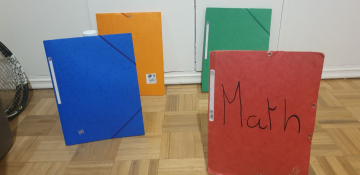
%> input picture 03 - Stereo disparity/data/1.png, 360 x 175 px
$ octave main.m   (GNU Octave 9; MATLAB toolbox functions it lacks are replaced by stand-ins)
%> lines starting %> are read from the running program, lines starting %| are printed output that depends on the picture
%%%%%%%%%%%%%%%%%%%%%%%%%%%%%%%%%%%%%%%%%%%%
%           Luis ROSARIO TREMOULET         %
%                                          %
%      Tratemiento digital de imagenes     %
%                Parte 3                   %
%%%%%%%%%%%%%%%%%%%%%%%%%%%%%%%%%%%%%%%%%%%%%

clear all;
close all;

%% Selección de los parametros

left_path = 'data/1.png';
right_path = 'data/2.png';
kernel_size = 11;
thresh = 2;
thresh1 = 50;
thresh2 = 1000;
thresh3 = 10000;

%% Cargar las imagenes

left_img = imread(left_path);
%> left_img is the input picture: size 175x360x3 uint8; mean R, G, B 143.2, 122.4, 114.8
right_img = imread(right_path);
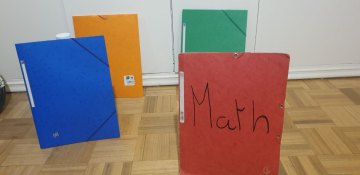
%> input picture 03 - Stereo disparity/data/2.png, 360 x 175 px
%> right_img is the input picture: size 175x360x3 uint8; mean R, G, B 147.5, 125.8, 117.9

%% Si imagen RGB -> Grayscale

if size(left_img, 3) == 3
    left_img = rgb2gray(left_img);
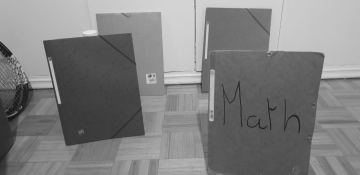
%> left_img: size 175x360 uint8; min 21, max 231, mean 127.8
end

if size(right_img, 3) == 3
    right_img = rgb2gray(right_img);
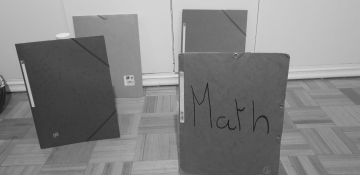
%> right_img: size 175x360 uint8; min 28, max 230, mean 131.4
end

%% Ver las imagenes originales
[height, width] = size(left_img);
%> height = 175; width = 360

% left
figure;
imshow(left_img);
title ('Original left');

%% right
figure;
imshow(right_img);
title ('Original right');

%% Inicializamos una mascara / imagen de unos y de zeros

mask = ones(height - kernel_size + 1, width - kernel_size + 1) * thresh;
final_img = zeros(height - kernel_size + 1, width - kernel_size + 1);

mask1 = ones(height - kernel_size + 1, width - kernel_size + 1) * thresh1;
final_img1 = zeros(height - kernel_size + 1, width - kernel_size + 1);

mask2 = ones(height - kernel_size + 1, width - kernel_size + 1) * thresh2;
final_img2 = zeros(height - kernel_size + 1, width - kernel_size + 1);

mask3 = ones(height - kernel_size + 1, width - kernel_size + 1) * thresh3;
final_img3 = zeros(height - kernel_size + 1, width - kernel_size + 1);

%% main algoritmo

%> (the run ends here)
